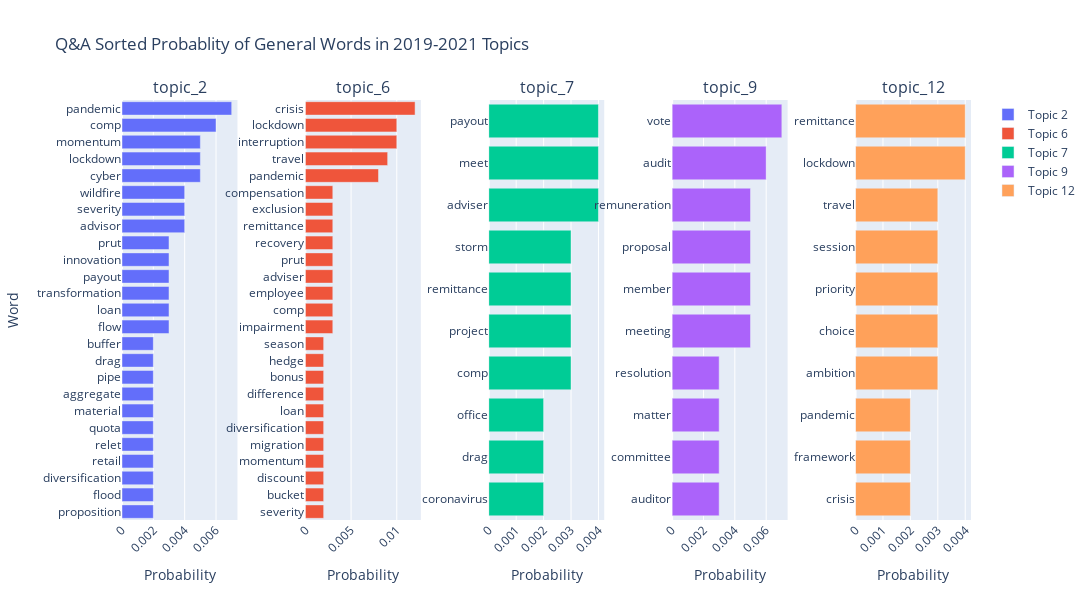

The code cell stored with this chart in its notebook:
### Code cell
fig = make_subplots(
    rows=1, cols=5,
    column_widths=[2.,2.,2.,2.,2.],
    row_heights=[1.],
    specs=[
        [{"type": "bar"}, {"type": "bar"}, {"type": "bar"}, {"type": "bar"}, {"type": "bar"}],
        ], 
    subplot_titles=("topic_2", "topic_6", "topic_7", "topic_9", "topic_12"),
    vertical_spacing=0.15,
    horizontal_spacing=0.08,
        )


recent_list = [1,5,6,8,11]
column_list = [1,2,3,4,5]
timepoint_list = [[42,40,32],[38, 37,34],[36],[33],[39]]

for i in range(0,len(recent_list)):
    wt_single_tp = pd.DataFrame()
    wt_single_tp_alltime = wt[wt['k']==recent_list[i]]
    for k in timepoint_list[i]:
        tmp = wt_single_tp_alltime[wt_single_tp_alltime['timepoint']==k]
        wt_single_tp = wt_single_tp.append(tmp)
        del tmp

    wt_single_tp = wt_single_tp[['word', 'prob']]
    # df_tp6 groupby 'word' agg 'prob'
    wt_single_tp = wt_single_tp.groupby('word').agg({'prob':'sum'})
    wt_single_tp = wt_single_tp.reset_index()
    wt_single_tp = wt_single_tp.sort_values(by='prob', ascending=False)
    wt_single_tp = wt_single_tp.reset_index(drop=True)
    wt_single_tp = wt_single_tp.head(30).sort_values(by='prob', ascending=True)
    wt_single_tp = wt_single_tp.reset_index(drop=True)
    # print("==============","Topic {}".format(recent_list[i] + 1),"================")
    # print(wt_single_tp['word'])

    fig.add_trace(go.Bar(
        y=wt_single_tp['word'],
        x=wt_single_tp['prob'],
        name="Topic {}".format(recent_list[i] + 1),
        # make the bar virtical
        orientation='h',
        ), row=1, col=column_list[i])

fig.update_layout(
    height=600,
    width=1200,
    title_text="Q&A Sorted Probablity of General Words in 2019-2021 Topics",
    xaxis1_title = 'Probability',
    xaxis2_title = 'Probability',
    xaxis3_title = 'Probability',
    xaxis4_title = 'Probability',
    xaxis5_title = 'Probability',
    yaxis1_title = 'Word',
    # make the ytick label virtical
    xaxis1_tickangle=-45,
    xaxis2_tickangle=-45,
    xaxis3_tickangle=-45,
    xaxis4_tickangle=-45,
    xaxis5_tickangle=-45,
    legend_tracegroupgap = 180,

    )

fig.show()

### Figure 1 — Plotly figure (JSON) as saved in the notebook; plotly's stock layout.template omitted (floating-point values rounded to 4 significant figures)
{"data": [{"name": "Topic 2", "orientation": "h", "type": "bar", "x": [0.002, 0.002, 0.002, 0.002, 0.002, 0.002, 0.002, 0.002, 0.002, 0.002, 0.002, 0.003, 0.003, 0.003, 0.003, 0.003, 0.003, 0.004, 0.004, 0.004, 0.005, 0.005, 0.005, 0.006, 0.007], "xaxis": "x", "y": ["proposition", "flood", "diversification", "retail", "relet", "quota", "material", "aggregate", "pipe", "drag", "buffer", "ﬂow", "loan", "transformation", "payout", "innovation", "prut", "advisor", "severity", "wildfire", "cyber", "lockdown", "momentum", "comp", "pandemic"], "yaxis": "y"}, {"name": "Topic 6", "orientation": "h", "type": "bar", "x": [0.002, 0.002, 0.002, 0.002, 0.002, 0.002, 0.002, 0.002, 0.002, 0.002, 0.002, 0.003, 0.003, 0.003, 0.003, 0.003, 0.003, 0.003, 0.003, 0.003, 0.008, 0.009, 0.01, 0.01, 0.012], "xaxis": "x2", "y": ["severity", "bucket", "discount", "momentum", "migration", "diversification", "loan", "diﬀerence", "bonus", "hedge", "season", "impairment", "comp", "employee", "adviser", "prut", "recovery", "remittance", "exclusion", "compensation", "pandemic", "travel", "interruption", "lockdown", "crisis"], "yaxis": "y2"}, {"name": "Topic 7", "orientation": "h", "type": "bar", "x": [0.002, 0.002, 0.002, 0.003, 0.003, 0.003, 0.003, 0.004, 0.004, 0.004], "xaxis": "x3", "y": ["coronavirus", "drag", "office", "comp", "project", "remittance", "storm", "adviser", "meet", "payout"], "yaxis": "y3"}, {"name": "Topic 9", "orientation": "h", "type": "bar", "x": [0.003, 0.003, 0.003, 0.003, 0.005, 0.005, 0.005, 0.005, 0.006, 0.007], "xaxis": "x4", "y": ["auditor", "committee", "matter", "resolution", "meeting", "member", "proposal", "remuneration", "audit", "vote"], "yaxis": "y4"}, {"name": "Topic 12", "orientation": "h", "type": "bar", "x": [0.002, 0.002, 0.002, 0.003, 0.003, 0.003, 0.003, 0.003, 0.004, 0.004], "xaxis": "x5", "y": ["crisis", "framework", "pandemic", "ambition", "choice", "priority", "session", "travel", "lockdown", "remittance"], "yaxis": "y5"}], "layout": {"annotations": [{"font": {"size": 16}, "showarrow": false, "text": "topic_2", "x": 0.068, "xanchor": "center", "xref": "paper", "y": 1, "yanchor": "bottom", "yref": "paper"}, {"font": {"size": 16}, "showarrow": false, "text": "topic_6", "x": 0.284, "xanchor": "center", "xref": "paper", "y": 1, "yanchor": "bottom", "yref": "paper"}, {"font": {"size": 16}, "showarrow": false, "text": "topic_7", "x": 0.5, "xanchor": "center", "xref": "paper", "y": 1, "yanchor": "bottom", "yref": "paper"}, {"font": {"size": 16}, "showarrow": false, "text": "topic_9", "x": 0.716, "xanchor": "center", "xref": "paper", "y": 1, "yanchor": "bottom", "yref": "paper"}, {"font": {"size": 16}, "showarrow": false, "text": "topic_12", "x": 0.932, "xanchor": "center", "xref": "paper", "y": 1, "yanchor": "bottom", "yref": "paper"}], "height": 600, "legend": {"tracegroupgap": 180}, "title": {"text": "Q&A Sorted Probablity of General Words in 2019-2021 Topics"}, "width": 1200, "xaxis": {"anchor": "y", "domain": [0, 0.136], "tickangle": -45, "title": {"text": "Probability"}}, "xaxis2": {"anchor": "y2", "domain": [0.216, 0.352], "tickangle": -45, "title": {"text": "Probability"}}, "xaxis3": {"anchor": "y3", "domain": [0.432, 0.568], "tickangle": -45, "title": {"text": "Probability"}}, "xaxis4": {"anchor": "y4", "domain": [0.648, 0.784], "tickangle": -45, "title": {"text": "Probability"}}, "xaxis5": {"anchor": "y5", "domain": [0.864, 1.0], "tickangle": -45, "title": {"text": "Probability"}}, "yaxis": {"anchor": "x", "domain": [0, 1], "title": {"text": "Word"}}, "yaxis2": {"anchor": "x2", "domain": [0, 1]}, "yaxis3": {"anchor": "x3", "domain": [0, 1]}, "yaxis4": {"anchor": "x4", "domain": [0, 1]}, "yaxis5": {"anchor": "x5", "domain": [0, 1]}}}
